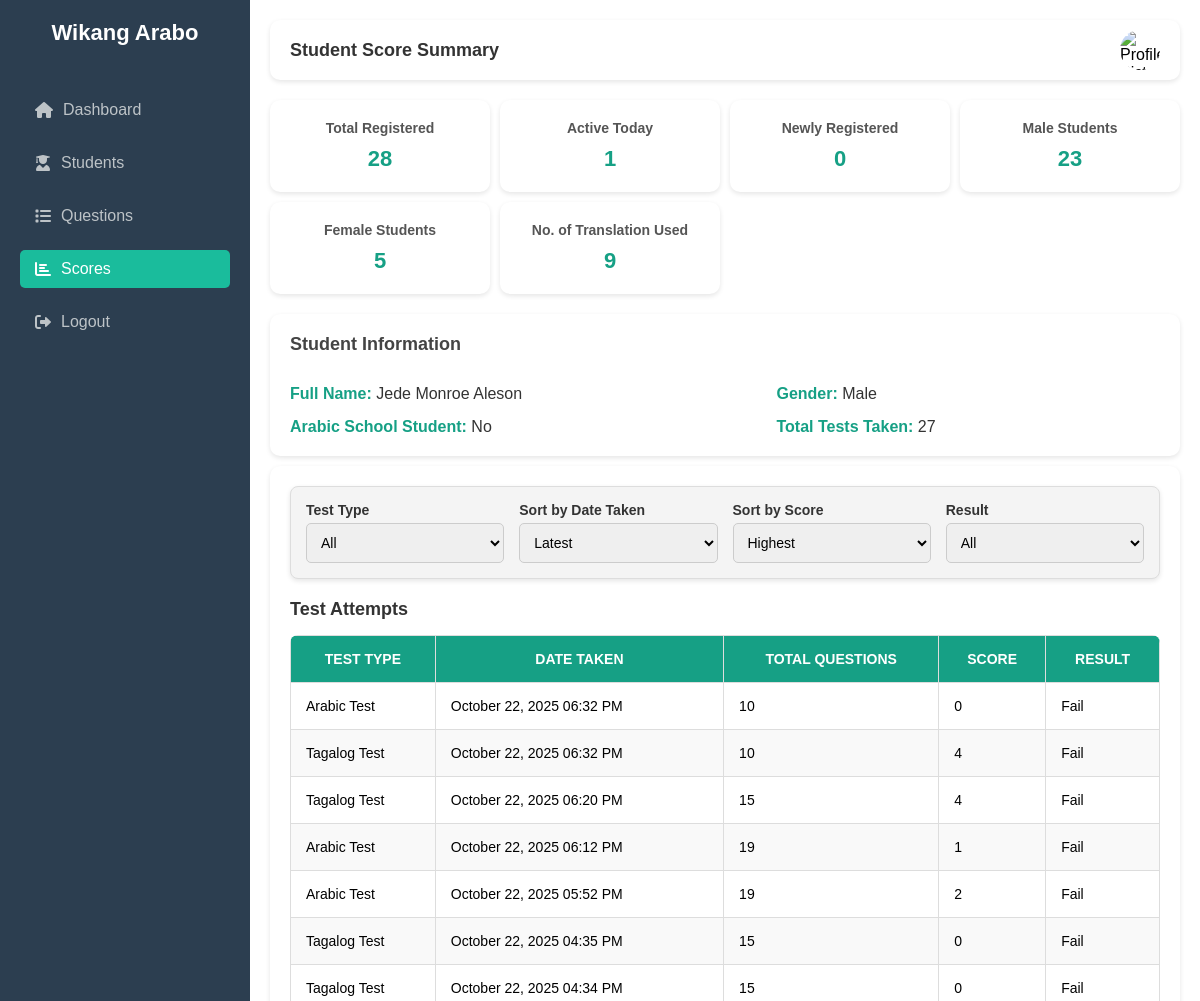
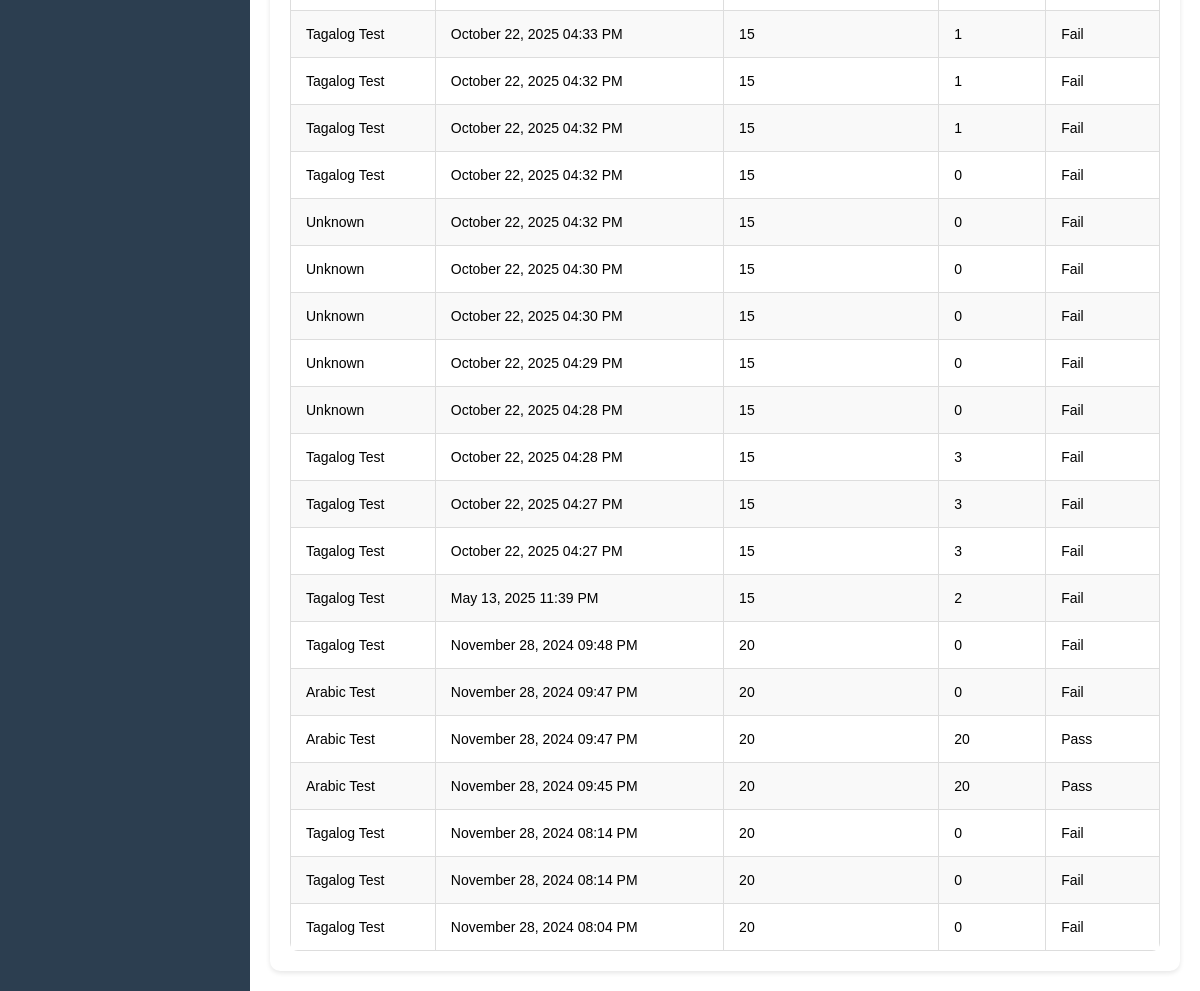
Screenshot of /view_user_tests/27/ (signed in) with the database file from the repository (2 pictures, top to bottom).
### tagarab_translate/models.py (models this page shows, shortened)
class UserProfile(models.Model):
    user = models.OneToOneField(User, on_delete=models.CASCADE)
    first_name = models.CharField(max_length=255, null=True, blank=True)
    middle_name = models.CharField(max_length=255, blank=True, null=True)
    last_name = models.CharField(max_length=255, null=True, blank=True)
    home_address = models.CharField(max_length=255, null=True, blank=True)
    birth_day = models.IntegerField(blank=True, null=True)
    birth_month = models.IntegerField(blank=True, null=True)
    birth_year = models.IntegerField(blank=True, null=True)
    gender = models.CharField(max_length=10, choices=[('male', 'Male'), ('female', 'Female'), ('other', 'Other')], null=True, blank=True)
    is_student = models.BooleanField(default=False, null=True, blank=True)
    has_logged_in = models.BooleanField(default=False, null=True, blank=True)

class AssessmentAttempt(models.Model):
    TEST_TYPE_CHOICES = [
        ('tagalog', 'Tagalog Test'),
        ('arabic', 'Arabic Test'),
    ]
    user = models.ForeignKey(
        settings.AUTH_USER_MODEL,
        on_delete=models.CASCADE,
        related_name="assessment_attempts"
    )
    score = models.IntegerField()
    total_questions = models.IntegerField()
    date_taken = models.DateTimeField(auto_now_add=True)
    test_type = models.CharField(
        max_length=20,
        choices=TEST_TYPE_CHOICES,
        default='tagalog'
    )

### tagarab_translate/views.py (the view)
# urls.py: path('view_user_tests/<int:user_id>/', views.admin_view_user_test, name='view_user_tests'),
@admin_required
def admin_view_user_test(request, user_id):
    user_profile = get_object_or_404(
        UserProfile.objects.select_related('user'),
        user_id=user_id,
        user__is_superuser=False
    )
    user_assessments = user_profile.user.assessment_attempts.all().order_by('-date_taken')
    for assessment in user_assessments:
        assessment.result = "Pass" if assessment.score >= (0.5 * assessment.total_questions) else "Fail"
    start_of_today = timezone.now().replace(hour=0, minute=0, second=0, microsecond=0)
    last_24_hours = timezone.now() - timedelta(hours=24)
    total_registered = UserProfile.objects.filter(user__is_superuser=False).count()
    active_today = UserProfile.objects.filter(
        user__last_login__gte=start_of_today,
        user__is_superuser=False
    ).count()
    newly_registered = UserProfile.objects.filter(
        user__date_joined__gte=last_24_hours,
        user__is_superuser=False
    ).count()
    male_students = UserProfile.objects.filter(gender="male", user__is_superuser=False).count()
    female_students = UserProfile.objects.filter(gender="female", user__is_superuser=False).count()
    total_translations = TranslationHistory.objects.count()
    context = {
        'user_profile': user_profile,
        'user_assessments': user_assessments,
        'total_registered': total_registered,
        'active_today': active_today,
        'newly_registered': newly_registered,
        'male_students': male_students,
        'female_students': female_students,
        'total_translations': total_translations,
    }
    return render(request, 'admin/admin_view_user_test.html', context)

### templates/admin/admin_view_user_test.html (shortened to what this page needs)
{% load static %}
<!DOCTYPE html>
<html lang="en">
<head>
  <link rel="stylesheet" href="https://cdnjs.cloudflare.com/ajax/libs/font-awesome/6.0.0-beta3/css/all.min.css">
  <link rel="stylesheet" href="{% static 'css/admin/admin_view_user_test.css' %}">
</head>
<body>
  <aside class="sidebar">
    <div class="brand">Wikang Arabo</div>
    <ul>
      <li><a href="{% url 'admindashboard' %}"><i class="fas fa-home"></i> Dashboard</a></li>
      <li><a href="{% url 'adminstudent' %}" ><i class="fas fa-user-graduate"></i> Students</a></li>
      <li><a href="{% url 'add_questions' %}" ><i class="fas fa-list"></i> Questions</a> </li>
      <li><a href="{% url 'adminscore' %}" class="active"> <i class="fas fa-chart-bar"></i> Scores</a></li>
      <li><a href="{% url 'admin_logout' %}"><i class="fas fa-sign-out-alt"></i> Logout</a></li>
    </ul>
  </aside>
  <div class="main-content">
    <div class="header">
      <div class="title">Student Score Summary</div>
      <img src="{% static 'images/jdpixel.jpeg ' %}" alt="Profile Picture">
    </div>
    <div class="cards">
      <div class="card">
        <h3>Total Registered</h3>
        <p>{{ total_registered }}</p>
      </div>
      <div class="card">
        <h3>Active Today</h3>
        <p>{{ active_today }}</p>
      </div>
      <div class="card">
        <h3>Newly Registered</h3>
        <p>{{ newly_registered }}</p>
      </div>
      <div class="card">
        <h3>Male Students</h3>
        <p>{{ male_students }}</p>
      </div>
      <div class="card">
        <h3>Female Students</h3>
        <p>{{ female_students }}</p>
      </div>
      <div class="card">
        <h3>No. of Translation Used</h3>
        <p>{{ total_translations }}</p>
      </div>
    </div>
<div class="details-container">
    <div class="details-card">
      <div class="details-heading">Student Information</div>
      <p><span>Full Name:</span> {{ user_profile.first_name }} {{user_profile.middle_name}} {{ user_profile.last_name }}</p>
      <p><span>Gender:</span> {{ user_profile.gender|title }}</p>
      <p><span>Arabic School Student:</span> {{ user_profile.is_student|yesno:"Yes,No"}}</p>
      <p><span>Total Tests Taken:</span> {{ user_assessments|length }}</p>
    </div>
  </div>
  <div class="table-container">
    <div class="filter-container">
        <div class="filter-group">
          <label for="testTypeFilter">Test Type</label>
          <select id="testTypeFilter" onchange="applyFilters()">
            <option value="">All</option>
          </select>
        </div>
        <div class="filter-group">
          <label for="dateFilter">Sort by Date Taken</label>
          <select id="dateFilter" onchange="applyFilters()">
            <option value="latest">Latest</option>
          </select>
        </div>
        <div class="filter-group">
          <label for="scoreFilter">Sort by Score</label>
          <select id="scoreFilter" onchange="applyFilters()">
            <option value="highest">Highest</option>
          </select>
        </div>
        <div class="filter-group">
          <label for="resultFilter">Result</label>
          <select id="resultFilter" onchange="applyFilters()">
            <option value="">All</option>
          </select>
        </div>
      </div>
    <h2>Test Attempts</h2>
    <table class="data-table">
      <thead>
        <tr>
          <th>Test Type</th>
          <th>Date Taken</th>
          <th>Total Questions</th>
          <th>Score</th>
          <th>Result</th>
        </tr>
      </thead>
      <tbody>
        {% for assessment in user_assessments %}
        <tr>
          <td>{{ assessment.get_test_type_display }}</td>
          <td>{{ assessment.date_taken|date:"F d, Y h:i A" }}</td>
          <td>{{ assessment.total_questions }}</td>
          <td>{{ assessment.score }}</td>
          <td>{{ assessment.result }}</td>
        </tr>
        {% empty %}
        <tr>
          <td colspan="5">No test attempts available.</td>
        </tr>
        {% endfor %}
      </tbody>
    </table>
  </div>
</body>
</html>

### tagarab_translate/static/css/admin/admin_view_user_test.css (style rules this page uses)
* { margin: 0; padding: 0; box-sizing: border-box; }
body { font-family: 'Arial', sans-serif; display: flex; flex-direction: column; height: 100vh; overflow: hidden; }
.sidebar { width: 250px; background-color: #2c3e50; color: #fff; height: 100vh; display: flex; flex-direction: column; padding: 20px; position: fixed; }
.sidebar .brand { font-size: 22px; font-weight: bold; text-align: center; margin-bottom: 30px; }
.sidebar ul { list-style: none; padding: 0; flex: 1; }
.sidebar ul li { margin: 15px 0; }
.sidebar ul li a { text-decoration: none; color: #bdc3c7; display: flex; align-items: center; gap: 10px; padding: 10px 15px; border-radius: 5px; transition: background-color 0.3s ease; }
.sidebar ul li a.active { background-color: #1abc9c; color: #fff; }
.main-content { flex: 1; margin-left: 250px; display: flex; flex-direction: column; padding: 20px; overflow-y: auto; scrollbar-width: thin; scrollbar-color: #ccc #f9f9f9; }
.header { display: flex; justify-content: space-between; align-items: center; background-color: #fff; padding: 10px 20px; border-radius: 10px; box-shadow: 0 2px 5px rgba(0, 0, 0, 0.1); margin-bottom: 20px; }
.header .title { font-size: 18px; font-weight: bold; color: #333; }
.header img { width: 40px; height: 40px; border-radius: 50%; }
.cards { display: grid; grid-template-columns: repeat(auto-fit, minmax(200px, 1fr)); gap: 10px; }
.card { background: #fff; padding: 20px; border-radius: 10px; box-shadow: 0 2px 5px rgba(0, 0, 0, 0.1); text-align: center; transition: transform 0.2s ease, background-color 0.2s ease; }
.card h3 { font-size: 14px; color: #555; margin-bottom: 10px; }
.card p { font-size: 22px; font-weight: bold; color: #16a085; }
.details-container { background-color: #fff; border-radius: 10px; box-shadow: 0 2px 5px rgba(0, 0, 0, 0.1); padding: 20px; margin-top: 20px; display: flex; flex-wrap: wrap; justify-content: space-between; align-items: center; }
.details-card { flex: 1; display: grid; grid-template-columns: repeat(2, minmax(150px, auto)); gap: 15px 30px; }
.details-card p { margin: 0; color: #333; font-size: 16px; }
.details-card p span { font-weight: bold; color: #16a085; }
.details-heading { font-size: 18px; font-weight: bold; margin-bottom: 15px; color: #444; grid-column: span 2; }
.filter-container { display: flex; flex-wrap: wrap; justify-content: flex-start; align-items: center; gap: 15px; margin-bottom: 20px; padding: 15px; background-color: #f4f4f4; border: 1px solid #ddd; border-radius: 8px; box-shadow: 0 2px 5px rgba(0, 0, 0, 0.1); }
.filter-group { display: flex; flex-direction: column; min-width: 150px; flex: 1; }
.filter-group label { font-weight: bold; font-size: 14px; margin-bottom: 5px; color: #333; }
.filter-group input[type="text"], .filter-group select { padding: 10px; font-size: 14px; border: 1px solid #ccc; border-radius: 5px; width: 100%; }
.filter-group select { cursor: pointer; }
.table-container { margin-top: 10px; padding: 20px; background: #fff; border-radius: 10px; box-shadow: 0 2px 5px rgba(0, 0, 0, 0.1); }
.table-container h2 { font-size: 18px; margin-bottom: 15px; color: #333; }
.data-table { width: 100%; border-collapse: collapse; background: #fff; border-radius: 8px; overflow: hidden; }
.data-table th, .data-table td { padding: 15px; border: 1px solid #ddd; font-size: 14px; }
.data-table th { background-color: #16a085; color: #fff; text-transform: uppercase; }
.data-table tbody tr:nth-child(even) { background-color: #f9f9f9; }
.data-table tbody td { vertical-align: middle; }

### rows the page displays
UserProfile: first_name "Jede", middle_name "Monroe", last_name "Aleson", gender "Male", is_student "No"
AssessmentAttempt: test_type "Arabic Test", date_taken "October 22, 2025 06:32 PM", total_questions "10", score "0", result "Fail"
AssessmentAttempt: test_type "Tagalog Test", date_taken "October 22, 2025 06:32 PM", total_questions "10", score "4", result "Fail"
AssessmentAttempt: test_type "Tagalog Test", date_taken "October 22, 2025 06:20 PM", total_questions "15", score "4", result "Fail"
AssessmentAttempt: test_type "Arabic Test", date_taken "October 22, 2025 06:12 PM", total_questions "19", score "1", result "Fail"
AssessmentAttempt: test_type "Arabic Test", date_taken "October 22, 2025 05:52 PM", total_questions "19", score "2", result "Fail"
AssessmentAttempt: test_type "Tagalog Test", date_taken "October 22, 2025 04:35 PM", total_questions "15", score "0", result "Fail"
AssessmentAttempt: test_type "Tagalog Test", date_taken "October 22, 2025 04:34 PM", total_questions "15", score "0", result "Fail"
AssessmentAttempt: test_type "Tagalog Test", date_taken "October 22, 2025 04:33 PM", total_questions "15", score "1", result "Fail"
AssessmentAttempt: test_type "Tagalog Test", date_taken "October 22, 2025 04:32 PM", total_questions "15", score "1", result "Fail"
AssessmentAttempt: test_type "Tagalog Test", date_taken "October 22, 2025 04:32 PM", total_questions "15", score "1", result "Fail"
AssessmentAttempt: test_type "Tagalog Test", date_taken "October 22, 2025 04:32 PM", total_questions "15", score "0", result "Fail"
AssessmentAttempt: test_type "Unknown", date_taken "October 22, 2025 04:32 PM", total_questions "15", score "0", result "Fail"
AssessmentAttempt: test_type "Unknown", date_taken "October 22, 2025 04:30 PM", total_questions "15", score "0", result "Fail"
AssessmentAttempt: test_type "Unknown", date_taken "October 22, 2025 04:30 PM", total_questions "15", score "0", result "Fail"
AssessmentAttempt: test_type "Unknown", date_taken "October 22, 2025 04:29 PM", total_questions "15", score "0", result "Fail"
AssessmentAttempt: test_type "Unknown", date_taken "October 22, 2025 04:28 PM", total_questions "15", score "0", result "Fail"
AssessmentAttempt: test_type "Tagalog Test", date_taken "October 22, 2025 04:28 PM", total_questions "15", score "3", result "Fail"
AssessmentAttempt: test_type "Tagalog Test", date_taken "October 22, 2025 04:27 PM", total_questions "15", score "3", result "Fail"
AssessmentAttempt: test_type "Tagalog Test", date_taken "October 22, 2025 04:27 PM", total_questions "15", score "3", result "Fail"
AssessmentAttempt: test_type "Tagalog Test", date_taken "May 13, 2025 11:39 PM", total_questions "15", score "2", result "Fail"
AssessmentAttempt: test_type "Tagalog Test", date_taken "November 28, 2024 09:48 PM", total_questions "20", score "0", result "Fail"
AssessmentAttempt: test_type "Arabic Test", date_taken "November 28, 2024 09:47 PM", total_questions "20", score "0", result "Fail"
AssessmentAttempt: test_type "Arabic Test", date_taken "November 28, 2024 09:47 PM", total_questions "20", score "20", result "Pass"
AssessmentAttempt: test_type "Arabic Test", date_taken "November 28, 2024 09:45 PM", total_questions "20", score "20", result "Pass"
AssessmentAttempt: test_type "Tagalog Test", date_taken "November 28, 2024 08:14 PM", total_questions "20", score "0", result "Fail"
AssessmentAttempt: test_type "Tagalog Test", date_taken "November 28, 2024 08:14 PM", total_questions "20", score "0", result "Fail"
AssessmentAttempt: test_type "Tagalog Test", date_taken "November 28, 2024 08:04 PM", total_questions "20", score "0", result "Fail"

### other values shown
{{ total_registered }} "28"
{{ active_today }} "1"
{{ newly_registered }} "0"
{{ male_students }} "23"
{{ female_students }} "5"
{{ total_translations }} "9"
{{ user_assessments|length }} "27"
